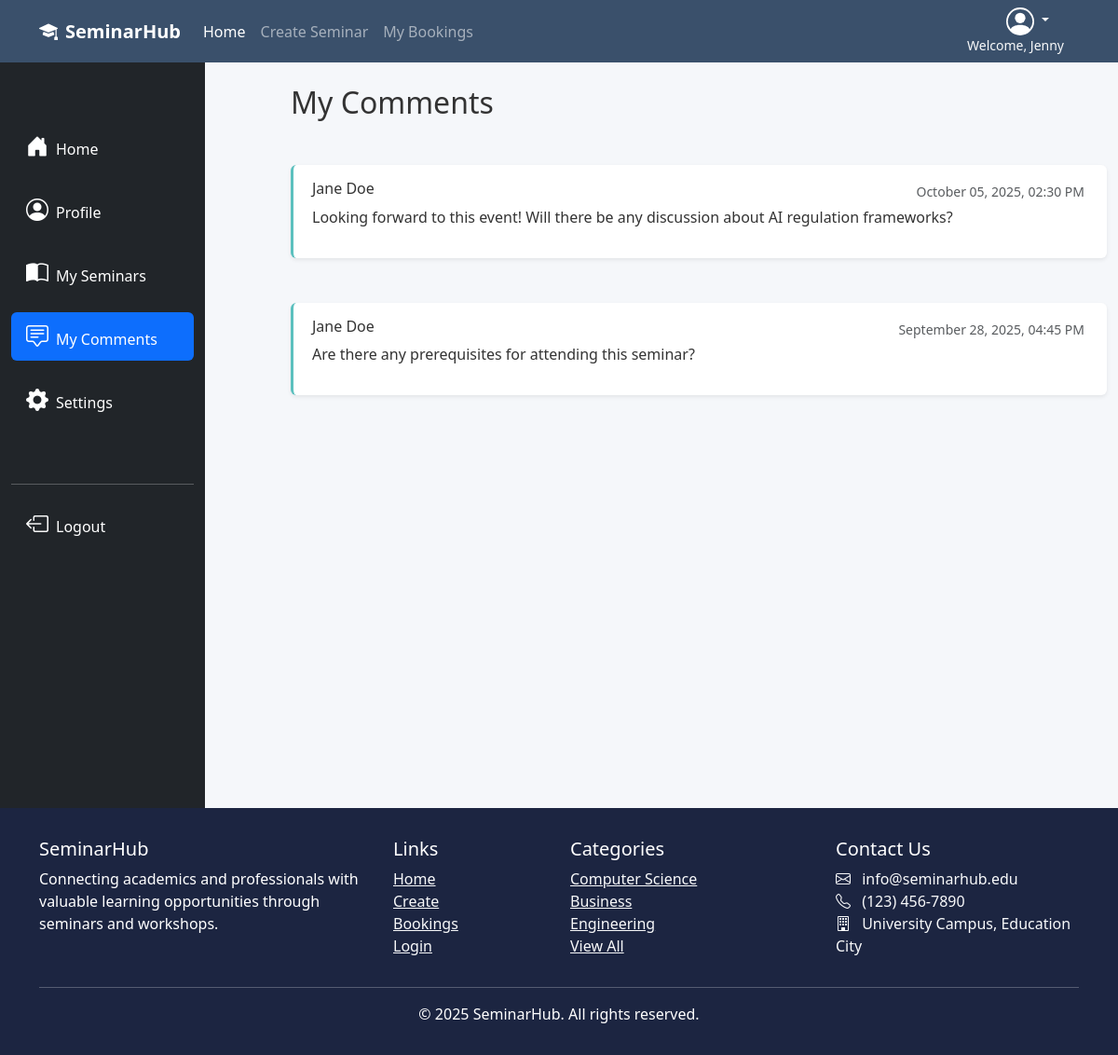
Page /profile/2/comments (signed in) on the committed database.
### SeminarHub/models.py (models this page shows, shortened)
class User(db.Model, UserMixin):
    __tablename__ = 'users'
    id = db.Column(db.Integer, primary_key=True)
    first_name = db.Column(db.String(64), index=True)
    last_name  = db.Column(db.String(64), index=True)
    email      = db.Column(db.String(64), unique=True)
    password_hash = db.Column(db.String(256), nullable=False)
    number     = db.Column(db.String(64), nullable=False)
    address    = db.Column(db.String(256), nullable=False)
    last_seen = db.Column(db.DateTime, default=datetime.now())
    bookings      = db.relationship("Booking", back_populates="user")
    comments      = db.relationship("Comment", back_populates="user")
    owned_events  = db.relationship("Event",   back_populates="owner")

class Comment(db.Model):
    __tablename__ = "comments"
    id         = db.Column(db.Integer, primary_key=True)
    text       = db.Column(db.Text, nullable=False)
    created_at = db.Column(db.DateTime, default=datetime.utcnow)
    user_id  = db.Column(db.Integer, db.ForeignKey("users.id"))
    event_id = db.Column(db.Integer, db.ForeignKey("events.id"))
    user  = db.relationship("User",  back_populates="comments")
    event = db.relationship("Event", back_populates="comments")

### SeminarHub/user/user.py (the view)
@user_bp.route('/profile/<int:user_id>/comments')
@login_required
def comments(user_id):
    comments = db.session.query(Comment).filter(Comment.user_id == user_id).all()
    return render_template('my_comments.html', comments = comments, heading = 'My Comments | ')

### SeminarHub/user/templates/my_comments.html (shortened to what this page needs)
{% extends '_profile_navigation.html' %}
{% set active_page =  'comments'%}
{% block profile_content %}
<div class="container mt-4">
    <h2 class="mb-5">My Comments</h2>
    {% if comments|length > 0 %}
    {% for comment in comments %}
    <div class="my-5">
        {% include '_comment.html' %}
    </div>
    {% endfor %}
    {% else %}
    <div class="py-5">
        <h4 class="">You have not made any comments yet.</h4>
    </div>
    {% endif %}
</div>
{% endblock %}

### SeminarHub/templates/_navigation.html (shortened to what this page needs)
<nav class="navbar navbar-expand-lg navbar-dark sticky-top">
    <div class="container">
        <a class="navbar-brand fw-bold" href="{{ url_for('main.index') }}">
            <i class="bi bi-mortarboard-fill me-2"></i>SeminarHub
        </a>
        {% if current_user.is_authenticated %}
        <div class="ms-auto order-lg-last text-end">
            <div class="dropdown pe-3">
                <a href="#" class="d-block link-body-emphasis text-decoration-none dropdown-toggle text-light pe-3" data-bs-toggle="dropdown" aria-expanded="false">
                </a>
                <small class="d-block text-end text-light">Welcome, {{ current_user.first_name }}</small>
            </div>
        </div>
        {% endif %}
        <div class="collapse navbar-collapse" id="navbarNav">
            <ul class="navbar-nav me-auto">
                <li class="nav-item">
                    <a class="nav-link active" href="{{ url_for('main.index') }}">Home</a>
                </li>
                <li class="nav-item">
                    <a class="nav-link" href="{{url_for('event.create')}}">Create Seminar</a>
                </li>
                <li class="nav-item">
                    <a class="nav-link" href="{{url_for('booking.booking')}}">My Bookings</a>
                </li>
            </ul>
        </div>
    </div>
</nav>

### SeminarHub/templates/_comment.html
<div class="comment search-comment mb-4 bg-white rounded shadow-sm p-3">
    <div class="d-flex flex-column flex-md-row justify-content-between">
        <h6 class="ms-1">{{comment.user.first_name}} {{comment.user.last_name}}</h6>
        <a href="{{url_for('event.event_details', event_id=comment.event_id)}}" class="text-decoration-none text-reset stretched-link">
            <small class="text-muted me-2">{{comment.created_at.strftime("%B %d, %Y, %I:%M %p")}}</small>
        </a>
    </div>
    <p class="ms-1">{{comment.text}}</p>
</div>

### SeminarHub/static/style/stylesheet.css (style rules this page uses)
:root { --primary: #3a506b; --secondary: #5bc0be; --light: #f8f9fa; --dark: #1c2541; --accent: #e07a5f; }
html, body { min-height: 100%; margin: 0; padding: 0; }
body { font-family: 'Segoe UI', Tahoma, Geneva, Verdana, sans-serif; background-color: #f5f7fa; color: #333; }
.navbar { background-color: var(--primary); }
.comment { border-left: 3px solid var(--secondary); padding-left: 1rem; margin-bottom: 1rem; }

### rows in the picture
User: first_name "Jenny"
Comment: user.first_name "Jane", user.last_name "Doe", created_at "October 05, 2025, 02:30 PM", text "Looking forward to this event! Will there be any discussion about AI regulation frameworks?"
Comment: user.first_name "Jane", user.last_name "Doe", created_at "September 28, 2025, 04:45 PM", text "Are there any prerequisites for attending this seminar?"

### other values in the picture
{{ current_year or 2025 }} "2025"
